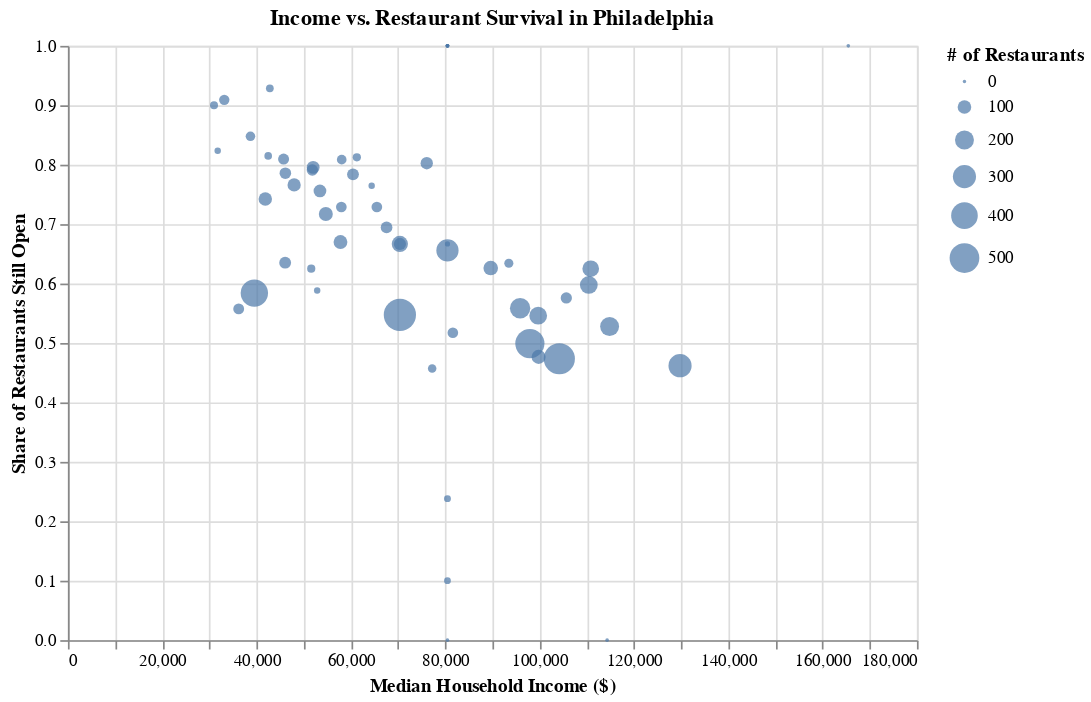

The cell this chart's notebook holds for it:
### Code cell
# use the ZIP-level table you already built
g = zip_summary.copy()

scatter = (
    alt.Chart(g)
      .mark_circle()
      .encode(
          x=alt.X('median_income:Q', title='Median Household Income ($)'),
          y=alt.Y('pct_open:Q', title='Share of Restaurants Still Open'),
          size=alt.Size('n_businesses:Q', title='# of Restaurants'),
          tooltip=['postal_code:N','median_income:Q','pct_open:Q','n_businesses:Q']
      )
      .properties(title='Income vs. Restaurant Survival in Philadelphia',
                  width=500, height=350)
)
scatter

### Figure 1 — Vega-Lite specification as saved in the notebook (floating-point values rounded to 4 significant figures)
{"config": {"view": {"continuousWidth": 300, "continuousHeight": 300}}, "data": {"name": "data-cd82af2a0aa9bc5490db6f2091462bc0"}, "mark": {"type": "circle"}, "encoding": {"size": {"field": "n_businesses", "title": "# of Restaurants", "type": "quantitative"}, "tooltip": [{"field": "postal_code", "type": "nominal"}, {"field": "median_income", "type": "quantitative"}, {"field": "pct_open", "type": "quantitative"}, {"field": "n_businesses", "type": "quantitative"}], "x": {"field": "median_income", "title": "Median Household Income ($)", "type": "quantitative"}, "y": {"field": "pct_open", "title": "Share of Restaurants Still Open", "type": "quantitative"}}, "height": 350, "title": "Income vs. Restaurant Survival in Philadelphia", "width": 500, "$schema": "https://vega.github.io/schema/vega-lite/v5.20.1.json", "datasets": {"data-cd82af2a0aa9bc5490db6f2091462bc0": [{"postal_code": "00000", "n_businesses": 1, "pct_open": 0.0, "avg_stars": 4.0, "avg_reviews": 22.0, "avg_checkins": 31.0, "avg_tips": 0.0, "avg_comps": 0.0, "median_income": 80470.0}, {"postal_code": "19019", "n_businesses": 2, "pct_open": 1.0, "avg_stars": 4.0, "avg_reviews": 13.0, "avg_checkins": 5.0, "avg_tips": 1.0, "avg_comps": 0.0, "median_income": 80470.0}, {"postal_code": "19087", "n_businesses": 1, "pct_open": 1.0, "avg_stars": 3.5, "avg_reviews": 15.0, "avg_checkins": 6.0, "avg_tips": 2.0, "avg_comps": 0.0, "median_income": 165500.0}, {"postal_code": "19092", "n_businesses": 1, "pct_open": 1.0, "avg_stars": 3.5, "avg_reviews": 8.0, "avg_checkins": 7.0, "avg_tips": 1.0, "avg_comps": 0.0, "median_income": 80470.0}, {"postal_code": "19101", "n_businesses": 1, "pct_open": 1.0, "avg_stars": 3.5, "avg_reviews": 13.0, "avg_checkins": 92.0, "avg_tips": 6.0, "avg_comps": 0.0, "median_income": 80470.0}, {"postal_code": "19102", "n_businesses": 199, "pct_open": 0.5276, "avg_stars": 3.417, "avg_reviews": 177.9, "avg_checkins": 318.9, "avg_tips": 20.23, "avg_comps": 0.008511, "median_income": 114800.0}, {"postal_code": "19103", "n_businesses": 481, "pct_open": 0.499, "avg_stars": 3.658, "avg_reviews": 175.3, "avg_checkins": 336.0, "avg_tips": 19.89, "avg_comps": 0.01107, "median_income": 97940.0}, {"postal_code": "19104", "n_businesses": 423, "pct_open": 0.5839, "avg_stars": 3.511, "avg_reviews": 93.09, "avg_checkins": 178.7, "avg_tips": 12.05, "avg_comps": 0.01443, "median_income": 39530.0}, {"postal_code": "19106", "n_businesses": 301, "pct_open": 0.4618, "avg_stars": 3.615, "avg_reviews": 180.6, "avg_checkins": 329.0, "avg_tips": 20.81, "avg_comps": 0.01291, "median_income": 129800.0}, {"postal_code": "19107", "n_businesses": 590, "pct_open": 0.5475, "avg_stars": 3.669, "avg_reviews": 210.3, "avg_checkins": 447.6, "avg_tips": 26.04, "avg_comps": 0.0128, "median_income": 70380.0}, {"postal_code": "19111", "n_businesses": 74, "pct_open": 0.7838, "avg_stars": 3.236, "avg_reviews": 31.05, "avg_checkins": 48.97, "avg_tips": 5.027, "avg_comps": 0.02223, "median_income": 60440.0}, {"postal_code": "19112", "n_businesses": 9, "pct_open": 0.6667, "avg_stars": 3.444, "avg_reviews": 48.0, "avg_checkins": 77.0, "avg_tips": 5.667, "avg_comps": 0.0, "median_income": 80470.0}, {"postal_code": "19113", "n_businesses": 2, "pct_open": 1.0, "avg_stars": 2.25, "avg_reviews": 11.0, "avg_checkins": 31.0, "avg_tips": 1.5, "avg_comps": 0.0, "median_income": 80470.0}, {"postal_code": "19114", "n_businesses": 81, "pct_open": 0.8025, "avg_stars": 3.241, "avg_reviews": 49.36, "avg_checkins": 80.22, "avg_tips": 8.494, "avg_comps": 0.005296, "median_income": 76080.0}, {"postal_code": "19115", "n_businesses": 78, "pct_open": 0.6667, "avg_stars": 3.359, "avg_reviews": 44.72, "avg_checkins": 60.4, "avg_tips": 9.038, "avg_comps": 0.0226, "median_income": 70390.0}, {"postal_code": "19116", "n_businesses": 72, "pct_open": 0.6944, "avg_stars": 3.479, "avg_reviews": 51.26, "avg_checkins": 104.1, "avg_tips": 10.44, "avg_comps": 0.04127, "median_income": 67560.0}, {"postal_code": "19118", "n_businesses": 66, "pct_open": 0.5758, "avg_stars": 3.682, "avg_reviews": 85.82, "avg_checkins": 138.9, "avg_tips": 11.08, "avg_comps": 0.00138, "median_income": 105700.0}, {"postal_code": "19119", "n_businesses": 58, "pct_open": 0.5172, "avg_stars": 3.621, "avg_reviews": 76.24, "avg_checkins": 96.43, "avg_tips": 11.02, "avg_comps": 0.02219, "median_income": 81610.0}, {"postal_code": "19120", "n_businesses": 88, "pct_open": 0.7955, "avg_stars": 3.358, "avg_reviews": 30.17, "avg_checkins": 50.76, "avg_tips": 5.205, "avg_comps": 0.01008, "median_income": 51990.0}, {"postal_code": "19121", "n_businesses": 61, "pct_open": 0.5574, "avg_stars": 3.205, "avg_reviews": 35.56, "avg_checkins": 47.54, "avg_tips": 4.787, "avg_comps": 0.005941, "median_income": 36210.0}, {"postal_code": "19122", "n_businesses": 103, "pct_open": 0.6699, "avg_stars": 3.816, "avg_reviews": 63.49, "avg_checkins": 87.01, "avg_tips": 7.553, "avg_comps": 0.0143, "median_income": 57780.0}, {"postal_code": "19123", "n_businesses": 231, "pct_open": 0.5584, "avg_stars": 3.688, "avg_reviews": 142.2, "avg_checkins": 288.3, "avg_tips": 21.03, "avg_comps": 0.005902, "median_income": 95870.0}, {"postal_code": "19124", "n_businesses": 70, "pct_open": 0.7857, "avg_stars": 3.107, "avg_reviews": 22.86, "avg_checkins": 46.93, "avg_tips": 4.7, "avg_comps": 0.005595, "median_income": 46100.0}, {"postal_code": "19125", "n_businesses": 152, "pct_open": 0.625, "avg_stars": 3.882, "avg_reviews": 131.0, "avg_checkins": 257.4, "avg_tips": 18.2, "avg_comps": 0.01016, "median_income": 110800.0}, {"postal_code": "19126", "n_businesses": 17, "pct_open": 0.5882, "avg_stars": 3.618, "avg_reviews": 88.88, "avg_checkins": 217.2, "avg_tips": 17.18, "avg_comps": 0.001233, "median_income": 52850.0}, {"postal_code": "19127", "n_businesses": 107, "pct_open": 0.4766, "avg_stars": 3.612, "avg_reviews": 116.8, "avg_checkins": 168.5, "avg_tips": 14.07, "avg_comps": 0.003527, "median_income": 99790.0}, {"postal_code": "19128", "n_businesses": 115, "pct_open": 0.6261, "avg_stars": 3.522, "avg_reviews": 91.42, "avg_checkins": 116.1, "avg_tips": 15.16, "avg_comps": 0.007134, "median_income": 89640.0}, {"postal_code": "19129", "n_businesses": 35, "pct_open": 0.4571, "avg_stars": 3.557, "avg_reviews": 96.31, "avg_checkins": 129.8, "avg_tips": 14.0, "avg_comps": 0.02423, "median_income": 77220.0}, {"postal_code": "19130", "n_businesses": 174, "pct_open": 0.5977, "avg_stars": 3.704, "avg_reviews": 145.5, "avg_checkins": 267.7, "avg_tips": 19.07, "avg_comps": 0.01065, "median_income": 110400.0}, {"postal_code": "19131", "n_businesses": 74, "pct_open": 0.6351, "avg_stars": 2.939, "avg_reviews": 46.47, "avg_checkins": 68.7, "avg_tips": 7.216, "avg_comps": 0.00705, "median_income": 46060.0}, {"postal_code": "19132", "n_businesses": 30, "pct_open": 0.9, "avg_stars": 3.2, "avg_reviews": 26.37, "avg_checkins": 15.17, "avg_tips": 3.467, "avg_comps": 0.0, "median_income": 30970.0}, {"postal_code": "19133", "n_businesses": 17, "pct_open": 0.8235, "avg_stars": 3.235, "avg_reviews": 21.59, "avg_checkins": 19.94, "avg_tips": 3.941, "avg_comps": 0.0, "median_income": 31760.0}, {"postal_code": "19134", "n_businesses": 97, "pct_open": 0.7423, "avg_stars": 3.485, "avg_reviews": 31.93, "avg_checkins": 43.38, "avg_tips": 5.608, "avg_comps": 0.01119, "median_income": 41850.0}, {"postal_code": "19135", "n_businesses": 67, "pct_open": 0.791, "avg_stars": 3.313, "avg_reviews": 30.03, "avg_checkins": 43.88, "avg_tips": 5.776, "avg_comps": 0.003166, "median_income": 51820.0}, {"postal_code": "19136", "n_businesses": 59, "pct_open": 0.7288, "avg_stars": 3.339, "avg_reviews": 45.86, "avg_checkins": 66.2, "avg_tips": 8.525, "avg_comps": 0.0142, "median_income": 65500.0}, {"postal_code": "19137", "n_businesses": 17, "pct_open": 0.7647, "avg_stars": 3.235, "avg_reviews": 25.53, "avg_checkins": 86.65, "avg_tips": 5.765, "avg_comps": 0.0, "median_income": 64400.0}, {"postal_code": "19138", "n_businesses": 32, "pct_open": 0.625, "avg_stars": 3.078, "avg_reviews": 41.5, "avg_checkins": 41.44, "avg_tips": 7.031, "avg_comps": 0.001563, "median_income": 51590.0}, {"postal_code": "19139", "n_businesses": 46, "pct_open": 0.8478, "avg_stars": 3.261, "avg_reviews": 39.37, "avg_checkins": 51.59, "avg_tips": 7.0, "avg_comps": 0.011, "median_income": 38700.0}, {"postal_code": "19140", "n_businesses": 55, "pct_open": 0.9091, "avg_stars": 3.309, "avg_reviews": 39.58, "avg_checkins": 47.35, "avg_tips": 6.364, "avg_comps": 0.01683, "median_income": 33150.0}, {"postal_code": "19141", "n_businesses": 27, "pct_open": 0.8148, "avg_stars": 2.907, "avg_reviews": 22.3, "avg_checkins": 15.56, "avg_tips": 3.185, "avg_comps": 0.001481, "median_income": 42460.0}, {"postal_code": "19142", "n_businesses": 28, "pct_open": 0.9286, "avg_stars": 3.357, "avg_reviews": 23.18, "avg_checkins": 14.39, "avg_tips": 3.464, "avg_comps": 0.003571, "median_income": 42810.0}, {"postal_code": "19143", "n_businesses": 94, "pct_open": 0.766, "avg_stars": 3.702, "avg_reviews": 72.29, "avg_checkins": 101.9, "avg_tips": 9.713, "avg_comps": 0.01429, "median_income": 47960.0}, {"postal_code": "19144", "n_businesses": 63, "pct_open": 0.8095, "avg_stars": 3.23, "avg_reviews": 29.24, "avg_checkins": 26.24, "avg_tips": 3.794, "avg_comps": 0.003576, "median_income": 45730.0}, {"postal_code": "19145", "n_businesses": 144, "pct_open": 0.6667, "avg_stars": 3.76, "avg_reviews": 66.99, "avg_checkins": 113.7, "avg_tips": 11.55, "avg_comps": 0.007851, "median_income": 70370.0}, {"postal_code": "19146", "n_businesses": 174, "pct_open": 0.546, "avg_stars": 3.727, "avg_reviews": 120.2, "avg_checkins": 209.8, "avg_tips": 13.91, "avg_comps": 0.006598, "median_income": 99700.0}, {"postal_code": "19147", "n_businesses": 549, "pct_open": 0.4736, "avg_stars": 3.852, "avg_reviews": 151.7, "avg_checkins": 267.2, "avg_tips": 19.48, "avg_comps": 0.01208, "median_income": 104200.0}, {"postal_code": "19148", "n_businesses": 276, "pct_open": 0.6558, "avg_stars": 3.696, "avg_reviews": 86.5, "avg_checkins": 153.0, "avg_tips": 11.82, "avg_comps": 0.01127, "median_income": 80470.0}, {"postal_code": "19149", "n_businesses": 106, "pct_open": 0.717, "avg_stars": 3.316, "avg_reviews": 47.79, "avg_checkins": 65.21, "avg_tips": 8.208, "avg_comps": 0.01852, "median_income": 54680.0}, {"postal_code": "19150", "n_businesses": 32, "pct_open": 0.8125, "avg_stars": 2.938, "avg_reviews": 25.69, "avg_checkins": 27.16, "avg_tips": 4.094, "avg_comps": 0.0, "median_income": 61260.0}, {"postal_code": "19151", "n_businesses": 47, "pct_open": 0.8085, "avg_stars": 3.096, "avg_reviews": 33.11, "avg_checkins": 26.55, "avg_tips": 5.021, "avg_comps": 0.009963, "median_income": 58050.0}, {"postal_code": "19152", "n_businesses": 59, "pct_open": 0.7288, "avg_stars": 3.398, "avg_reviews": 50.0, "avg_checkins": 71.46, "avg_tips": 11.05, "avg_comps": 0.01858, "median_income": 57970.0}, {"postal_code": "19153", "n_businesses": 86, "pct_open": 0.7558, "avg_stars": 2.762, "avg_reviews": 62.83, "avg_checkins": 172.3, "avg_tips": 11.7, "avg_comps": 0.004978, "median_income": 53430.0}, {"postal_code": "19154", "n_businesses": 41, "pct_open": 0.6341, "avg_stars": 2.927, "avg_reviews": 46.1, "avg_checkins": 119.8, "avg_tips": 9.317, "avg_comps": 0.01253, "median_income": 93480.0}, {"postal_code": "19155", "n_businesses": 1, "pct_open": 1.0, "avg_stars": 3.5, "avg_reviews": 108.0, "avg_checkins": 56.0, "avg_tips": 1.0, "avg_comps": 0.0, "median_income": 80470.0}, {"postal_code": "19176", "n_businesses": 21, "pct_open": 0.2381, "avg_stars": 3.381, "avg_reviews": 58.67, "avg_checkins": 97.0, "avg_tips": 8.476, "avg_comps": 0.003175, "median_income": 80470.0}, {"postal_code": "19195", "n_businesses": 20, "pct_open": 0.1, "avg_stars": 3.525, "avg_reviews": 25.95, "avg_checkins": 24.8, "avg_tips": 2.9, "avg_comps": 0.0, "median_income": 80470.0}, {"postal_code": "19454", "n_businesses": 1, "pct_open": 0.0, "avg_stars": 3.0, "avg_reviews": 65.0, "avg_checkins": 120.0, "avg_tips": 12.0, "avg_comps": 0.08333, "median_income": 114300.0}]}}
